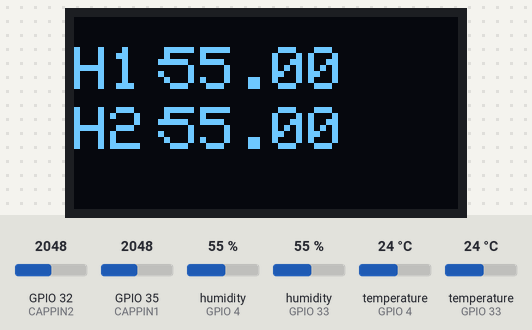
Recording of a sketch running on a simulated ESP32. Shown: 128×64 one-colour display. The inputs (shaded band) are chosen by the test bench; at power-on: GPIO 32 (CAPPIN2) = 2048, GPIO 35 (CAPPIN1) = 2048, humidity (sensors on GPIO 4, GPIO 33) 55 %, temperature (sensors on GPIO 4, GPIO 33) 24 °C. No radio packets arrive unless stated; what the sketch prints to the serial monitor is not drawn.

Above: at 25.2 s.
At 30.3 s:
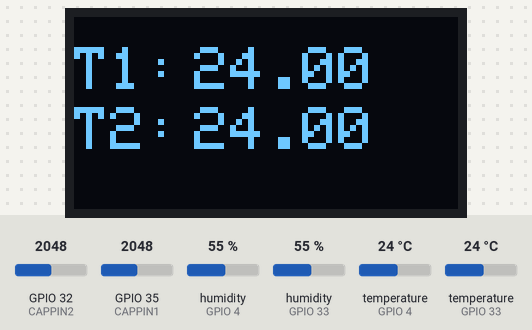
At 35.3 s:
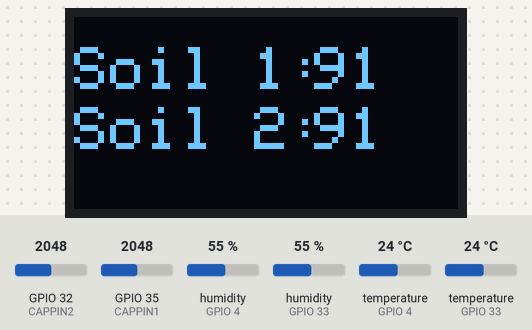

Measured:
- what the display in image 0 shows lasts 5.0 s, from 25.2 s to 30.2 s

The sketch:

LoRa_sensors.ino
```cpp
//Libraries for LoRa
#include <SPI.h>
#include <LoRa.h>

// Incluimos librería
#include <DHT.h>


//Incluimos librería de pantalla
#include <Adafruit_GFX.h>
#include <Adafruit_SSD1306.h>

//define the pins used by the LoRa transceiver module
#define SCK 5
#define MISO 19
#define MOSI 27
#define RST 14
#define DIO0 26
#define SS 18

// Definimos el pin digital donde se conecta el sensor
#define DHT1PIN 33
#define DHT2PIN 4
#define DHTTYPE DHT11
//medidas de control capacitivo
const int seco = 3500;
const int humedo = 1900;
#define CAPPIN1 35
#define CAPPIN2 32

//433E6 for Asia
//868E6 for Europe
//915E6 for North America
#define BAND 868E6

// Inicializamos el sensor DHT11
DHT dht1(DHT1PIN, DHTTYPE);
DHT dht2(DHT2PIN, DHTTYPE);

//Pantalla Oled
#define SCREEN_WIDTH 128 // OLED display width, in pixels
#define SCREEN_HEIGHT 64 // OLED display height, in pixels
Adafruit_SSD1306 display(SCREEN_WIDTH, SCREEN_HEIGHT, &Wire, -1);

//packet counter
int readingID = 0;
String LoRaMessage = "";
float temperature = 0;
float humidity = 0;
float temperature2 = 0;
float humidity2 = 0;
float hic = 0;
float hic2 = 0;
int humTierra1 =0;
int humTierra2=0;

//Initialize LoRa module
void startLoRA(){
  int counter;
  //SPI LoRa pins
 SPI.begin(SCK, MISO, MOSI, SS);
  //setup LoRa transceiver module
  LoRa.setPins(SS,RST,DIO0);

  while (!LoRa.begin(BAND) && counter < 10) {
    Serial.print(".");
    counter++;
    delay(500);
  }
  if (counter == 10) {
    // Increment readingID on every new reading
    readingID++;
    Serial.println("Starting LoRa failed!");
  }
  Serial.println("LoRa Initialization OK!");

  delay(2000);
}

void getReadings(){
  temperature = dht1.readTemperature();
  temperature2 = dht2.readTemperature();
  humidity2 = dht2.readHumidity();
  humidity = dht1.readHumidity();
  humTierra1 =  map (analogRead(CAPPIN1),humedo,seco,100,0);  // read the analog value from sensor
  humTierra2 =  map (analogRead(CAPPIN2),humedo,seco,100,0); // read the analog value from sensor
       // Calcular el índice de calor en grados centígrados
  hic = dht1.computeHeatIndex(temperature, humidity, false);
  hic2 = dht2.computeHeatIndex(temperature2, humidity2, false);
  Serial.println("readings");
  delay(10000);
}

  void setup() {
  Serial.print("entro setup");
  //initialize Serial Monitor
  Serial.begin(115200);
  startLoRA();
  dht1.begin();
  dht2.begin();
  // if(!myOLED.begin(SSD1306_128X64))
  //   while(1);   // In case the library failed to allocate enough RAM for the display buffer...

  // myOLED.setFont(SmallFont);
  // randomSeed(analogRead(0));


}

void loop() {
  Serial.print("entro loop");
  getReadings();
  sendReadings();
  delay(1000);

//Sensor 1
  Serial.print("Humedad: ");
  Serial.print(humidity);
  Serial.print(" %\t");
  Serial.print("Temperatura: ");
  Serial.print(temperature);
  Serial.print(" *C ");
  Serial.print("Índice de calor sensor 1: ");
  Serial.print(hic);
  Serial.print(" *C \n");


  //Sensor 2
 Serial.print("Humedad: ");
 Serial.print(humidity2);
 Serial.print(" %\t2");
 Serial.print("Temperatura: ");
 Serial.print(temperature2);
 Serial.print(" *C ");
 Serial.print("Índice de calor sensor 2: ");
 Serial.print(hic2);
 Serial.print(" *C \n");

  if(!display.begin(SSD1306_SWITCHCAPVCC, 0x3C)) { // Address 0x3D for 128x64
    Serial.println(F("SSD1306 allocation failed"));
    for(;;);
  }
   display.clearDisplay();
  display.setTextSize(2);
  display.setTextColor(WHITE);
  display.setCursor(0, 10);
  // Display static text
  display.println("HOLA!");
  delay(2000);
  display.clearDisplay();
  display.setTextSize(2);
  display.setTextColor(WHITE);
  display.setCursor(0, 10);
  // Display static text
  display.println("H1: ");
  display.setCursor(30, 10);
  display.println((String)humidity);
  display.setCursor(0, 30);
  display.println("H2: ");
  display.setCursor(30, 30);
  display.println((String)humidity2);
  display.display();
  delay(5000);
  display.clearDisplay();
  display.setCursor(0, 10);
  display.println("T1: ");
  display.setCursor(40, 10);
  display.println((String)temperature);
  display.setCursor(0, 30);
  display.println("T2: ");
  display.setCursor(40, 30);
  display.println((String)temperature2);
  display.display();
    delay(5000);
  display.clearDisplay();
  display.setCursor(0, 10);
  display.println("Soil 1: ");
  display.setCursor(80, 10);
  display.println((String)humTierra1);
  display.setCursor(0, 30);
  display.println("Soil 2: ");
  display.setCursor(80, 30);
  display.println((String)humTierra2);
  display.display();
}

  void sendReadings() {
  //LoRaMessage = "Prueba jijiji";
  LoRaMessage = String(readingID) + "/" + String(temperature) + "?" + String(temperature2) + "&" + String(humidity) + "%" + String(humidity2) + "#" + String(hic)+ "-" + String(hic2)+ "!" + String(humTierra1)+ "$" + String(humTierra2);
Serial.println('LoraMessage');
  //Send LoRa packet to receiver
  LoRa.beginPacket();
  LoRa.print(LoRaMessage);
  LoRa.endPacket();
  delay(10000);
  }
```
